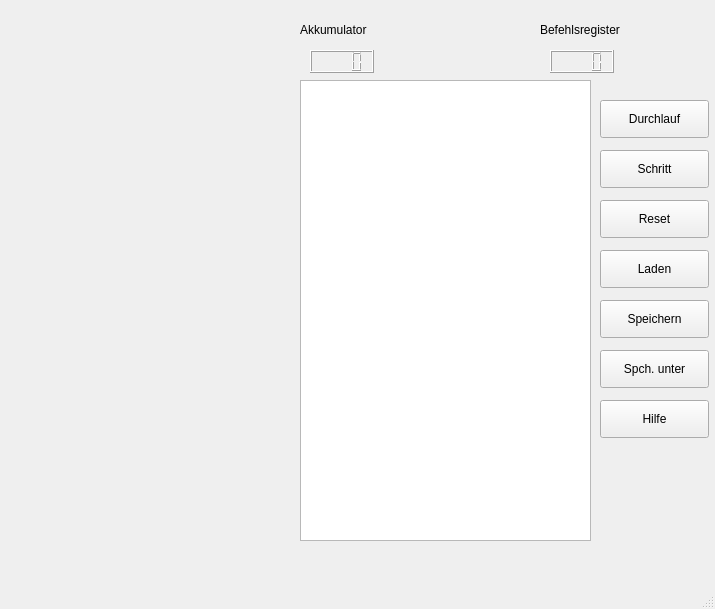
<?xml version="1.0" encoding="UTF-8"?>
<ui version="4.0">
 <class>MainWindow</class>
 <widget class="QMainWindow" name="MainWindow">
  <property name="windowModality">
   <enum>Qt::NonModal</enum>
  </property>
  <property name="geometry">
   <rect>
    <x>0</x>
    <y>0</y>
    <width>715</width>
    <height>609</height>
   </rect>
  </property>
  <property name="windowTitle">
   <string>MainWindow</string>
  </property>
  <widget class="QWidget" name="centralwidget">
   <widget class="QLCDNumber" name="lcdNumAcc">
    <property name="geometry">
     <rect>
      <x>310</x>
      <y>50</y>
      <width>64</width>
      <height>23</height>
     </rect>
    </property>
    <property name="smallDecimalPoint">
     <bool>false</bool>
    </property>
    <property name="digitCount">
     <number>4</number>
    </property>
   </widget>
   <widget class="QLCDNumber" name="lcdNumCmdReg">
    <property name="geometry">
     <rect>
      <x>550</x>
      <y>50</y>
      <width>64</width>
      <height>23</height>
     </rect>
    </property>
    <property name="digitCount">
     <number>4</number>
    </property>
   </widget>
   <widget class="QLabel" name="accLabel">
    <property name="geometry">
     <rect>
      <x>300</x>
      <y>20</y>
      <width>111</width>
      <height>19</height>
     </rect>
    </property>
    <property name="text">
     <string>Akkumulator</string>
    </property>
   </widget>
   <widget class="QLabel" name="crLabel">
    <property name="geometry">
     <rect>
      <x>540</x>
      <y>20</y>
      <width>121</width>
      <height>19</height>
     </rect>
    </property>
    <property name="text">
     <string>Befehlsregister</string>
    </property>
   </widget>
   <widget class="QPushButton" name="runButton">
    <property name="geometry">
     <rect>
      <x>600</x>
      <y>100</y>
      <width>109</width>
      <height>38</height>
     </rect>
    </property>
    <property name="text">
     <string>Durchlauf</string>
    </property>
   </widget>
   <widget class="QPushButton" name="stepButton">
    <property name="geometry">
     <rect>
      <x>600</x>
      <y>150</y>
      <width>109</width>
      <height>38</height>
     </rect>
    </property>
    <property name="text">
     <string>Schritt</string>
    </property>
   </widget>
   <widget class="QPushButton" name="resetButton">
    <property name="geometry">
     <rect>
      <x>600</x>
      <y>200</y>
      <width>109</width>
      <height>38</height>
     </rect>
    </property>
    <property name="text">
     <string>Reset</string>
    </property>
   </widget>
   <widget class="QPushButton" name="saveButton">
    <property name="geometry">
     <rect>
      <x>600</x>
      <y>300</y>
      <width>109</width>
      <height>38</height>
     </rect>
    </property>
    <property name="text">
     <string>Speichern</string>
    </property>
   </widget>
   <widget class="QPushButton" name="loadButton">
    <property name="geometry">
     <rect>
      <x>600</x>
      <y>250</y>
      <width>109</width>
      <height>38</height>
     </rect>
    </property>
    <property name="text">
     <string>Laden</string>
    </property>
   </widget>
   <widget class="QListView" name="reglistView">
    <property name="geometry">
     <rect>
      <x>300</x>
      <y>80</y>
      <width>291</width>
      <height>461</height>
     </rect>
    </property>
   </widget>
   <widget class="QPushButton" name="helpButton">
    <property name="geometry">
     <rect>
      <x>600</x>
      <y>400</y>
      <width>109</width>
      <height>38</height>
     </rect>
    </property>
    <property name="text">
     <string>Hilfe</string>
    </property>
   </widget>
   <widget class="QPushButton" name="saveUnderButton">
    <property name="geometry">
     <rect>
      <x>600</x>
      <y>350</y>
      <width>109</width>
      <height>38</height>
     </rect>
    </property>
    <property name="text">
     <string>Spch. unter</string>
    </property>
   </widget>
  </widget>
  <widget class="QMenuBar" name="menubar">
   <property name="geometry">
    <rect>
     <x>0</x>
     <y>0</y>
     <width>715</width>
     <height>30</height>
    </rect>
   </property>
  </widget>
  <widget class="QStatusBar" name="statusbar"/>
 </widget>
 <resources/>
 <connections/>
</ui>
